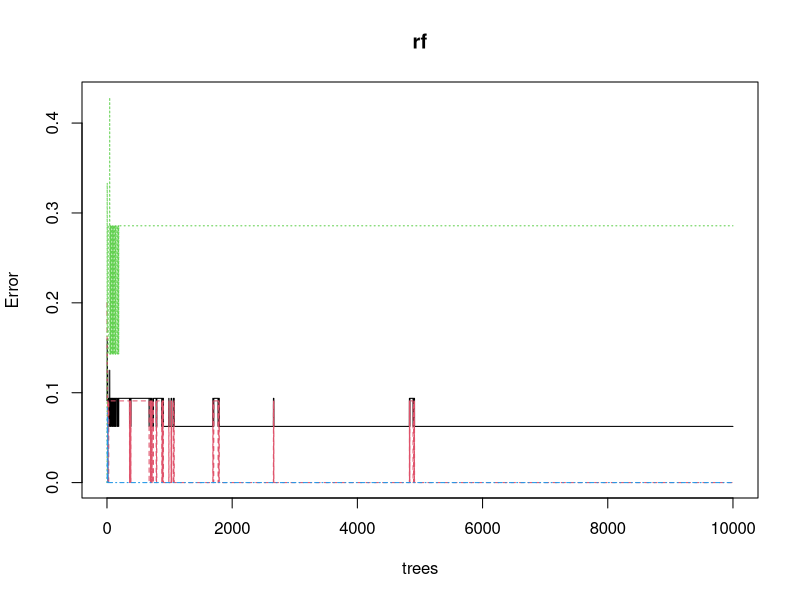
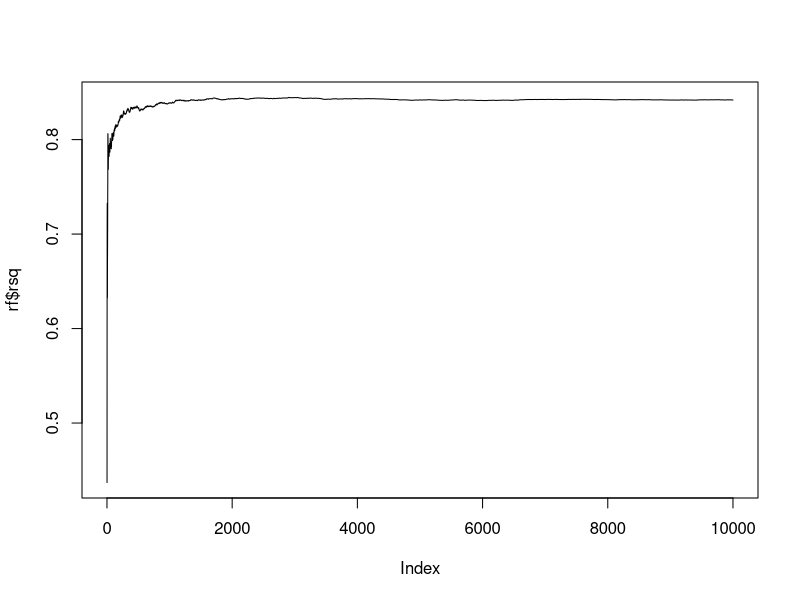
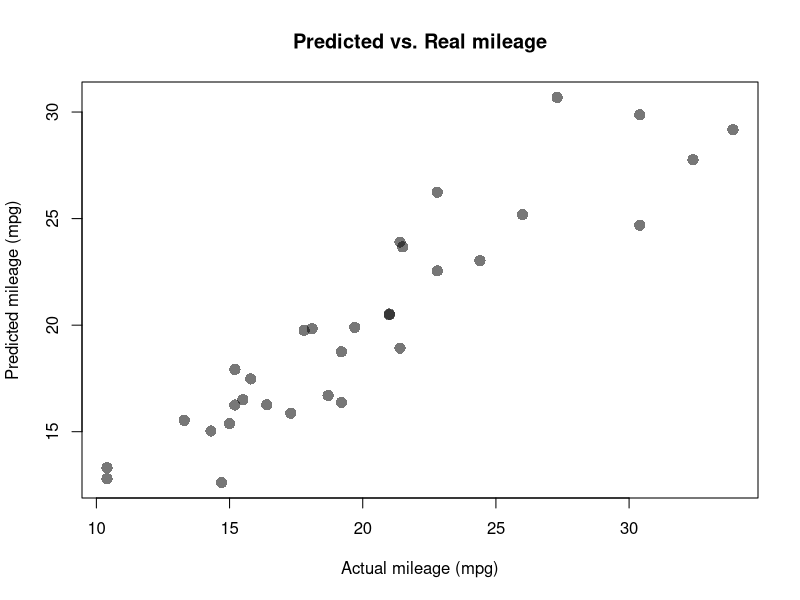

Reproduce these figures in R, in order.
# TODO
# - Remove part of the dataset (like for LDA) and assess quality of prediction

# Clean environment
rm(list=ls())

# Loading libraries
library(randomForest)


##### Predicting number of cylinders
# Load data
data = mtcars[,-2]

# Random Forest on all samples
rf = randomForest(data, as.factor(mtcars$cyl), ntree=10000)

# It is a classification problem (categories)
rf$type

# How good did we do?
plot(rf)
rf$votes

# See how good our prediction is
rf$confusion

# Prediction
prediction = data.frame(mtcars$cyl, as.numeric(as.character(rf$predicted)))
prediction = data.frame(prediction, prediction[,1] == prediction[,2])
row.names(prediction) = row.names(mtcars)
names(prediction) = c("Real", "Predicted", "Correct")
prediction
mean(prediction[,3])

# Find the important factors
rf$importance
importance = data.frame(rf$importance[order(rf$importance, decreasing=T),])
names(importance) = "Importance"
importance



##### Predicting gas consumption
# Load data
data = mtcars[,-1]

# Random Forest on all samples
rf = randomForest(data, mtcars$mpg, ntree=10000)

# It is a regression problem
rf$type

# Proportion of explained variance
plot(rf$rsq, type='l')

# See how good our prediction is
plot(mtcars$mpg, rf$predicted, pch=16, cex=1.5, col="#00000088", main="Predicted vs. Real mileage", ylab="Predicted mileage (mpg)", xlab="Actual mileage (mpg)")

# Find the important factors
imp = data.frame(sort(rf$importance[,1], decreasing=T))
names(imp) = c("Importance")
imp

